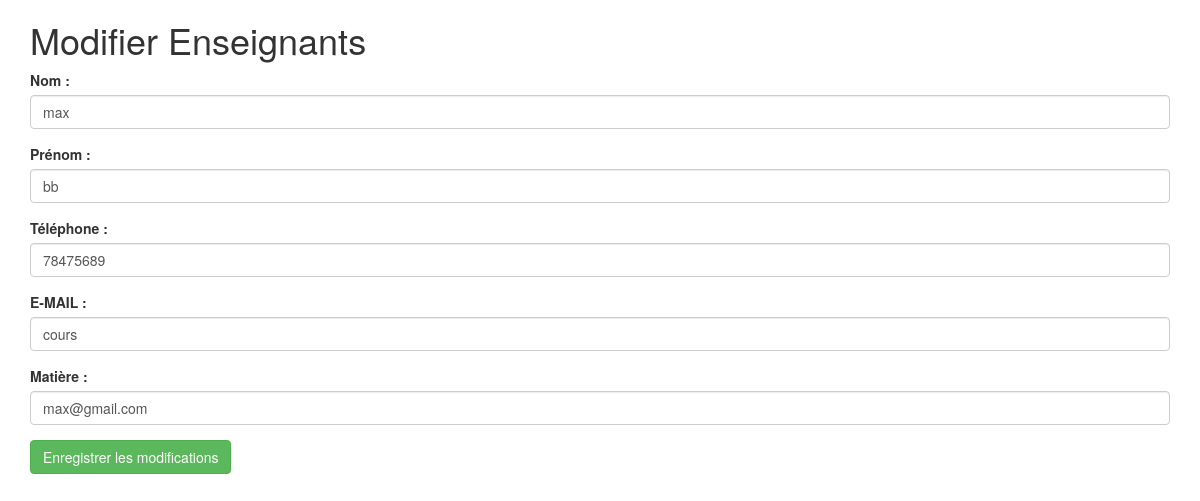
The app's page /views/Enseignants/modifierEnseignants.php?id=7 (signed in) with its own data.
### tables this page shows
CREATE TABLE IF NOT EXISTS `enseignants` (
  `id` int(11) NOT NULL AUTO_INCREMENT,
  `nom` varchar(50) NOT NULL,
  `prenom` varchar(50) NOT NULL,
  `tel` bigint(50) NOT NULL,
  `email` varchar(50) NOT NULL,
  `matiere` varchar(50) NOT NULL,
  PRIMARY KEY (`id`)
);

### models/etudiantService.php (called while the page is built, shortened)
<?php
require_once('Provider.php');
class etudiantService {
    private $con;
    public function __construct() {
        $provider = new Provider();
        $this->con = $provider->getConnection();
    }
    public function getById($id) {
        $requete = "SELECT * FROM enseignants WHERE id = :id";
        $stmt = $this->con->prepare($requete);
        $stmt->execute(['id' => $id]);
        return $stmt->fetch(PDO::FETCH_ASSOC);
    }
}
?>

### models/Provider.php (called while the page is built, shortened)
<?php
class Provider {
    private $host = 'localhost';
    private $dbname = 'projet_php';
    private $username = 'root';
    private $password = '';
    public function getConnection() {
        try {
            $this->con = new PDO("mysql:host=$this->host;dbname=$this->dbname", $this->username, $this->password);
            $this->con->setAttribute(PDO::ATTR_ERRMODE, PDO::ERRMODE_EXCEPTION);
            return $this->con;
        } catch (PDOException $exception) {
            echo "Erreur de connexion à la base de données: " . $exception->getMessage();
            return NULL;
        }
    }
}
?>

### views/Enseignants/modifierEnseignants.php (the view, shortened to what this page needs)
<?php
require_once('../../models/etudiantService.php');
$etService = new etudiantService();
if (isset($_GET['id'])) {
    $id = $_GET['id'];
    $etudiants = $etService->getById($id);
}
?>
<!DOCTYPE html>
<html lang="fr">
<head>
    <link href="../bootstrap/css/bootstrap.css" rel="stylesheet">
</head>
<body>
<div class="container">
    <h1 class="mt-4">Modifier Enseignants</h1>
    <form action="modifierEnseignants.php" method="POST">
        <div class="form-group">
            <label for="nom">Nom :</label>
            <input type="text" class="form-control" id="nom" name="nom" value="<?php echo $etudiants['nom']; ?>" required>
        </div>
        <div class="form-group">
            <label for="prenom">Prénom :</label>
            <input type="text" class="form-control" id="prenom" name="prenom" value="<?php echo $etudiants['prenom']; ?>" required>
        </div>
        <div class="form-group">
            <label for="tel">Téléphone :</label>
            <input type="number" class="form-control" id="tel" name="tel" value="<?php echo $etudiants['tel']; ?>" required>
        </div>
        <div class="form-group">
            <label for="email">E-MAIL :</label>
            <input type="email" class="form-control" id="email" name="email" value="<?php echo $etudiants['email']; ?>" required>
        </div>
        <div class="form-group">
            <label for="matiere">Matière :</label>
            <input type="text" class="form-control" id="matiere" name="matiere" value="<?php echo $etudiants['matiere']; ?>" required>
        </div>
        <button type="submit" class="btn btn-success">Enregistrer les modifications</button>
    </form>
</div>
</body>
</html>

### records on screen
enseignants: nom "max", prenom "bb", tel "78475689", email "cours", matiere "max@gmail.com"
